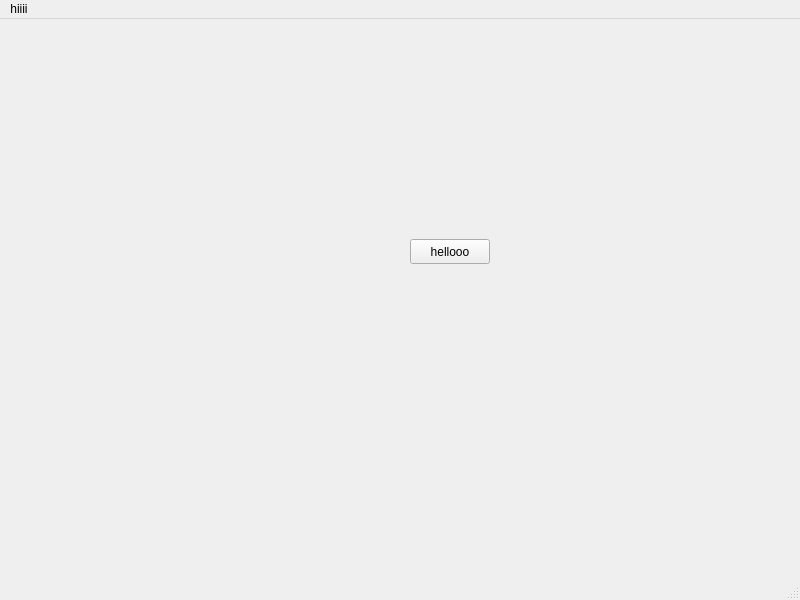
<?xml version="1.0" encoding="UTF-8"?>
<ui version="4.0">
 <class>MainWindow</class>
 <widget class="QMainWindow" name="MainWindow">
  <property name="geometry">
   <rect>
    <x>0</x>
    <y>0</y>
    <width>800</width>
    <height>600</height>
   </rect>
  </property>
  <property name="windowTitle">
   <string>MainWindow</string>
  </property>
  <widget class="QWidget" name="centralwidget">
   <widget class="QPushButton" name="pushButton">
    <property name="geometry">
     <rect>
      <x>410</x>
      <y>220</y>
      <width>80</width>
      <height>25</height>
     </rect>
    </property>
    <property name="text">
     <string>hellooo</string>
    </property>
   </widget>
   <widget class="QLabel" name="helo">
    <property name="geometry">
     <rect>
      <x>240</x>
      <y>110</y>
      <width>54</width>
      <height>17</height>
     </rect>
    </property>
    <property name="text">
     <string/>
    </property>
   </widget>
  </widget>
  <widget class="QMenuBar" name="menubar">
   <property name="geometry">
    <rect>
     <x>0</x>
     <y>0</y>
     <width>800</width>
     <height>22</height>
    </rect>
   </property>
   <widget class="QMenu" name="menuhiiii">
    <property name="title">
     <string>hiiii</string>
    </property>
   </widget>
   <addaction name="menuhiiii"/>
  </widget>
  <widget class="QStatusBar" name="statusbar"/>
 </widget>
 <resources/>
 <connections/>
</ui>
